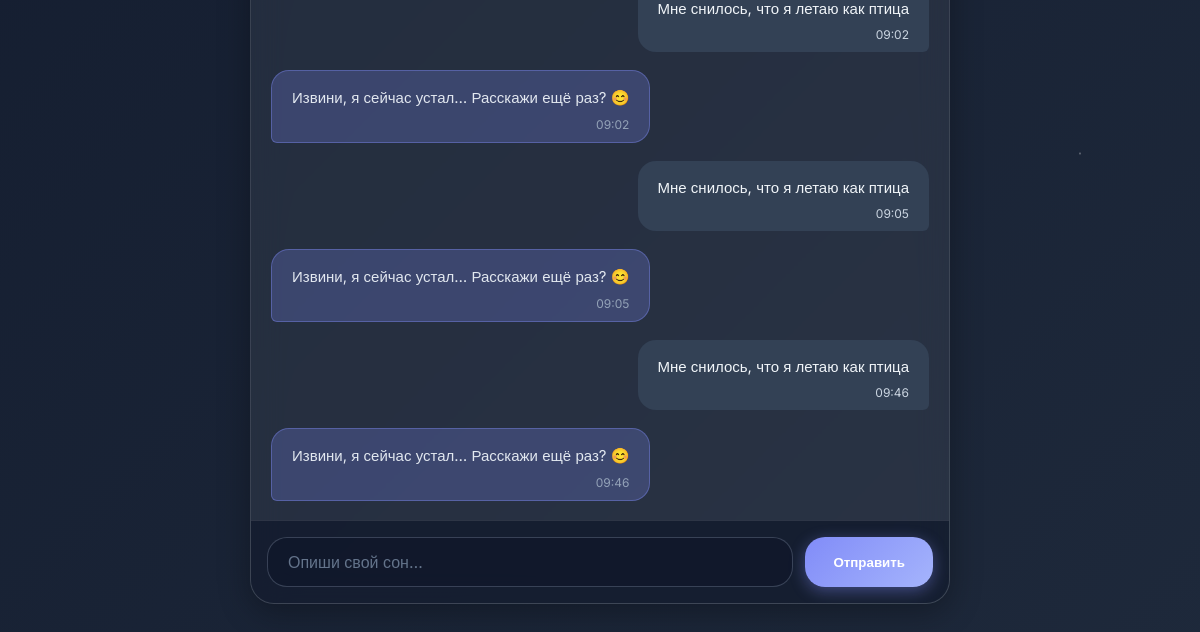
Page /chat/ (signed in, lower part) on the earlier database version.
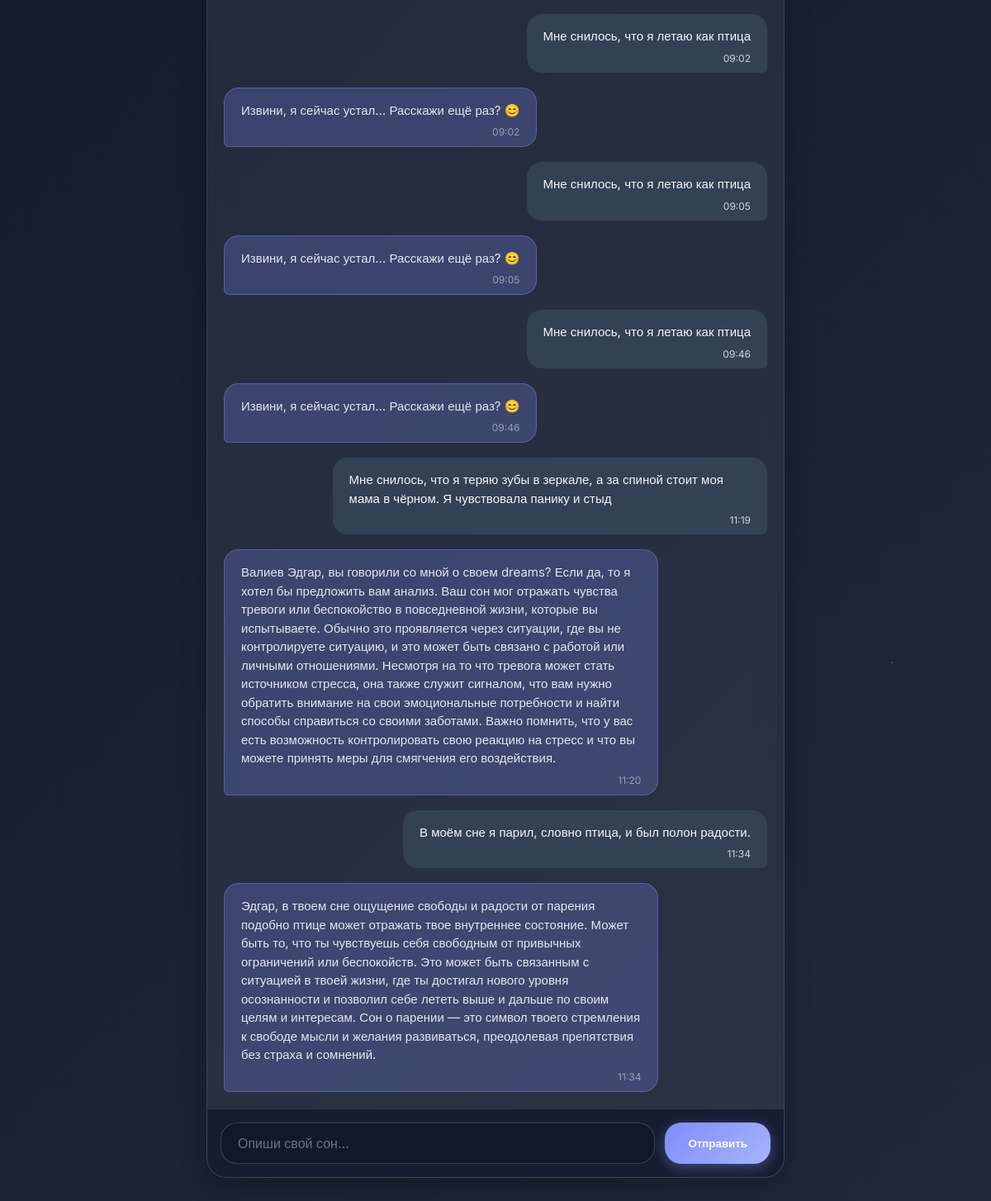
Same page on the later database version.
### dreambot/models.py (models this page shows)
class Message(models.Model):
    session = models.ForeignKey(DreamSession, on_delete=models.CASCADE)
    is_user = models.BooleanField()
    content = models.TextField()
    audio_file = models.FileField(upload_to='audio/', blank=True, null=True)
    created_at = models.DateTimeField(auto_now_add=True)
    related_name = 'messages'

### dreambot/views.py (the view)
# urls.py: path('chat/', views.chat_view, name='chat'),
def chat_view(request):
    if not request.user.is_authenticated:
        return redirect('landing')
    session = DreamSession.objects.filter(user=request.user, is_active=True).order_by('-created_at').first()
    if not session:
        session = DreamSession.objects.create(user=request.user, is_active=True)
    if session.created_at.date() != timezone.now().date():
        DreamSession.objects.filter(user=request.user, is_active=True).update(is_active=False)
        session = DreamSession.objects.create(user=request.user, is_active=True)
    messages = Message.objects.filter(session=session).order_by('created_at')
    return render(request, 'dreambot/chat.html', {'messages': messages})

### templates/dreambot/chat.html (shortened to what this page needs)
<!DOCTYPE html>
<html lang="ru">
<head>
    {% load static %}
</head>
<body>
    <div class="chat-container">
        <div class="messages" id="messages">
            {% if messages %}
                {% regroup messages|dictsort:"created_at" by created_at.date as messages_by_date %}
                {% for date_group in messages_by_date %}
                    {% for msg in date_group.list %}
                        <div class="message {% if msg.is_user %}user{% else %}bot{% endif %}">
                            <div class="message-content">{{ msg.content|linebreaksbr }}</div>
                            <div class="message-time">{{ msg.created_at|time:"H:i" }}</div>
                        </div>
                    {% endfor %}
                {% endfor %}
            {% else %}
                <div class="message bot">
                    <div class="message-content">Привет! Расскажи мне свой сон. Чем подробнее — тем глубже мы сможем понять его смысл.</div>
                </div>
            {% endif %}
        </div>
        <div class="input-area">
            <input type="text" id="user-input" placeholder="Опиши свой сон…">
            <button id="send-btn">Отправить</button>
        </div>
    </div>
</body>
</html>

Differences in the rows shown:
added Message: content "Мне снилось, что я теряю зубы в зеркале, а за спиной стоит моя мама в чёрном. Я чувствовала панику и стыд", created_at "11:19", is_user True (drawn)
added Message: content "Валиев Эдгар, вы говорили со мной о своем dreams? Если да, то я хотел бы предложить вам анализ. Ваш сон мог отражать чувства тревоги или беспокойство в повседневной жизни, которые вы испытываете. Обычно это проявляется через ситуации, где вы не контролируете ситуацию, и это может быть связано с работой или личными отношениями. Несмотря на то что тревога может стать источником стресса, она также служит сигналом, что вам нужно обратить внимание на свои эмоциональные потребности и найти способы справиться со своими заботами. Важно помнить, что у вас есть возможность контролировать свою реакцию на стресс и что вы можете принять меры для смягчения его воздействия.", created_at "11:20", is_user False (drawn)
added Message: content "В моём сне я парил, словно птица, и был полон радости.", created_at "11:34", is_user True (drawn)
added Message: content "Эдгар, в твоем сне ощущение свободы и радости от парения подобно птице может отражать твое внутреннее состояние. Может быть то, что ты чувствуешь себя свободным от привычных ограничений или беспокойств. Это может быть связанным с ситуацией в твоей жизни, где ты достигал нового уровня осознанности и позволил себе лететь выше и дальше по своим целям и интересам. Сон о парении — это символ твоего стремления к свободе мысли и желания развиваться, преодолевая препятствия без страха и сомнений.", created_at "11:34", is_user False (drawn)
